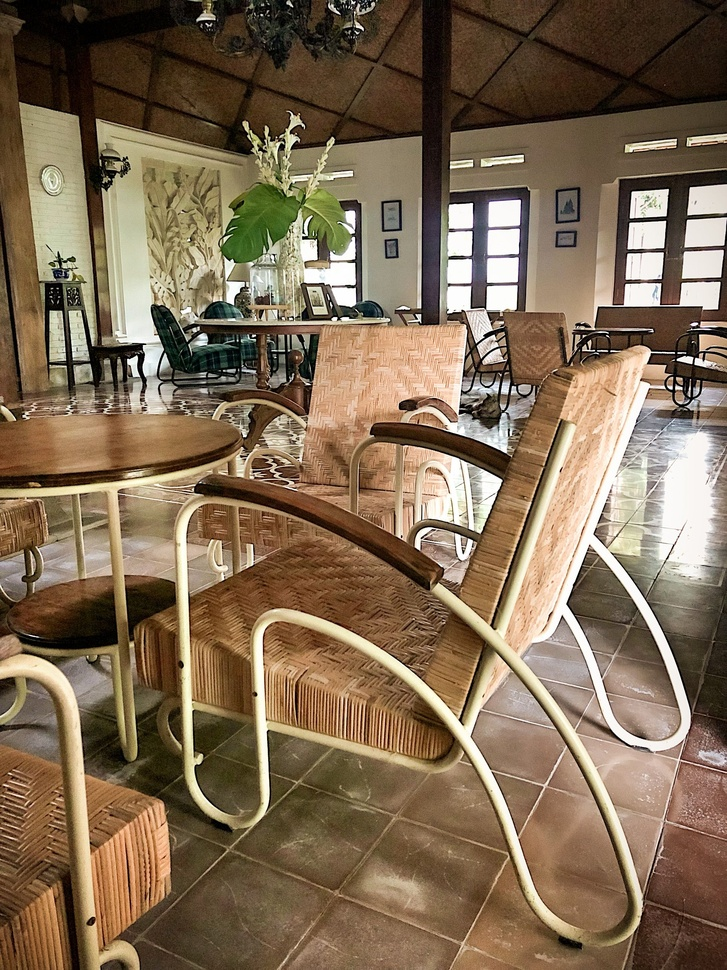
#> input picture kursi.jpg, 727 x 970 px, shrunk from 1932 x 2576 before the run
$ python 'Gray Level Slicing.py'
#> lines starting #> are read from the running program, lines starting #| are printed output that depends on the picture; after the words box and inside, x2 and y2 are one past the last pixel; in counts of white or black regions, pixels touching at a corner belong together
# Memanggil library yang dibutuhkan
import cv2
import numpy as np
import matplotlib.pyplot as plt
import matplotlib as inline
from skimage import data

# Mendefinisikan path direktori gambar
image_path = "kursi.jpg"

# Membaca gambar menggunakan OpenCV
img = cv2.imread(image_path)
#> img is the input picture: shape (970, 727, 3); mean B, G, R 84, 107.8, 128.2

# Mendapatkan dimensi gambar
row,column,_ = img.shape
#> row = 970; column = 727

# Membuat citra output dengan ukuran yang sama
img1 = np.zeros((row, column), dtype='uint8')

# Rentang nilai piksel yang digunakan sebagai batas
min_range = 10
max_range = 60

# Melakukan thresholding pada setiap piksel gambar
for i in range(row):
    for j in range(column):
        if img[i, j, 0] > min_range and img[i, j, 0] < max_range:
            img1[i, j] = 255
        else:
            img1[i, j] = 0
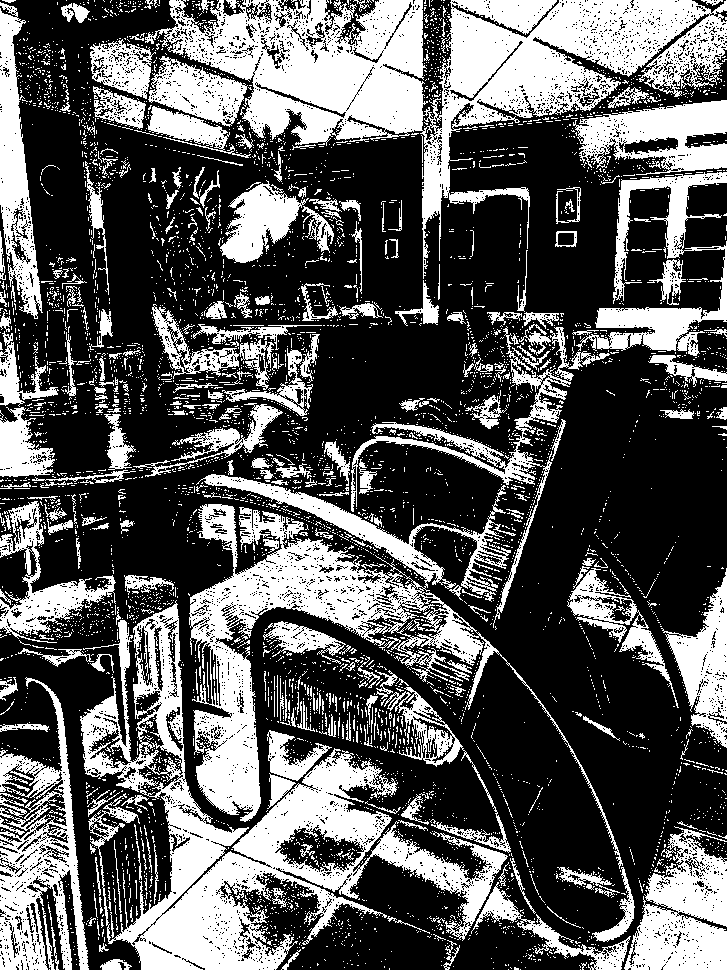
#> img1: shape (970, 727); 35.4% white; 5381 white regions (5038 under 20 px), largest, box (x1, y1, x2, y2) and area: (145, 0, 727, 279) 50923, (80, 600, 508, 970) 38554, (189, 474, 623, 869) 30721

# Menampilkan citra input dan citra output beserta histogramnya
fig, axes = plt.subplots(2, 2, figsize=(12, 12))
ax = axes.ravel()

ax[0].imshow(img, cmap=plt.cm.gray)
ax[0].set_title("Citra Input") # Menampilkan gambar yang diinput
ax[1].hist(img.ravel(), bins=256)
ax[1].set_title('Histogram Input') # Menampilkan Histogram dari gambar yang diinput
ax[2].imshow(img1, cmap=plt.cm.gray)
ax[2].set_title("Citra Output") # Menampilkan output
ax[3].hist(img1.ravel(), bins=256)
ax[3].set_title('Histogram Output') # Histogram dari Output

plt.show()
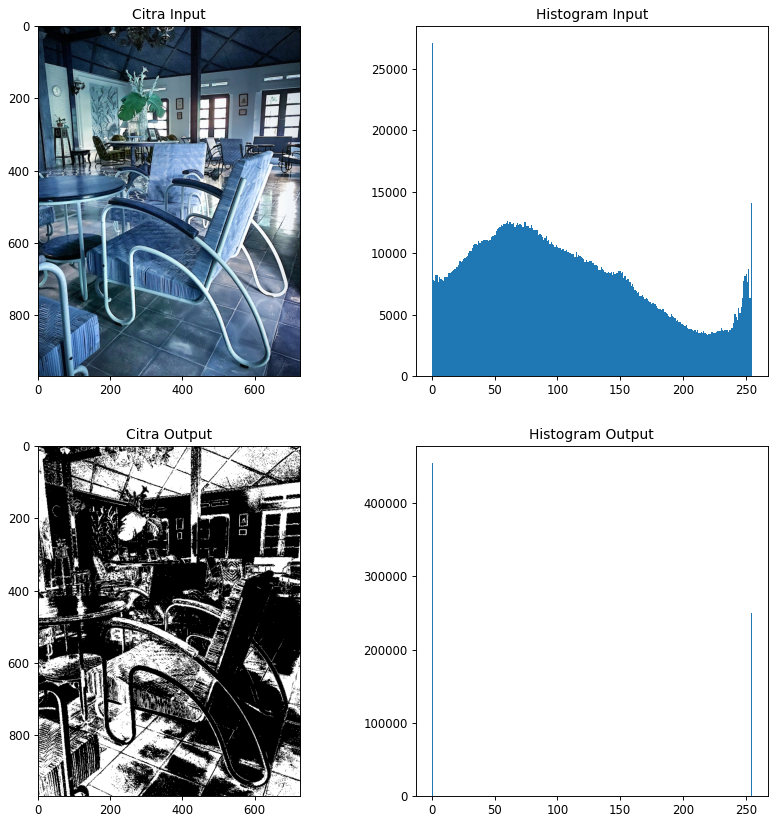
#> figure drawn by matplotlib, 4 panels; B, G, R data is drawn as R, G, B; panel 2: tallest bar 27137 high, from x = 0 to 0.996; panel 4: tallest bar 455308 high, from x = 0 to 0.996

$ run again, with boneka2.tif saved as kursi.jpg
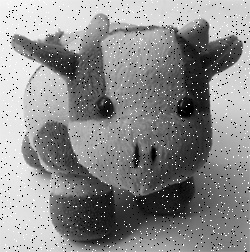
#> input picture boneka2.tif, 250 x 252 px
#> img is the input picture: shape (252, 250, 3); min 0, max 255, mean 139.1
#> after the loop `for i in range(row):`:
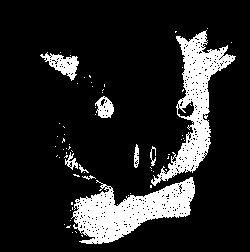
#> img1: shape (252, 250); 14.4% white; 66 white regions (57 under 20 px), largest, box (x1, y1, x2, y2) and area: (71, 177, 195, 244) 4128, (151, 30, 236, 186) 3763, (40, 52, 79, 81) 487
#> `plt.show()`:
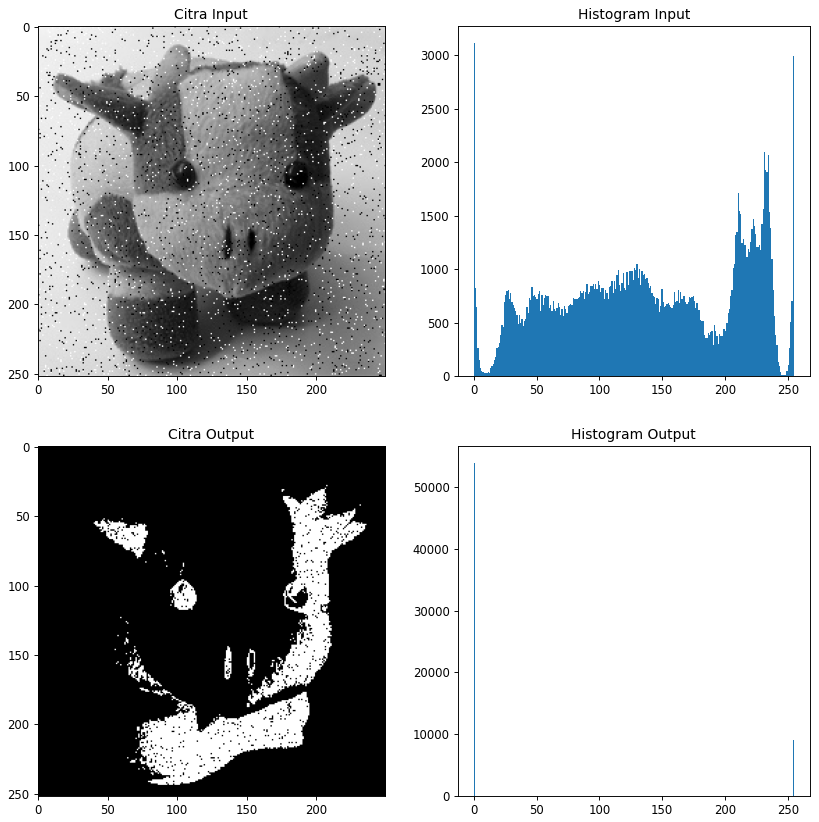
#> figure drawn by matplotlib, 4 panels; panel 2: tallest bar 3120 high, from x = 0 to 0.996; panel 4: tallest bar 53936 high, from x = 0 to 0.996
